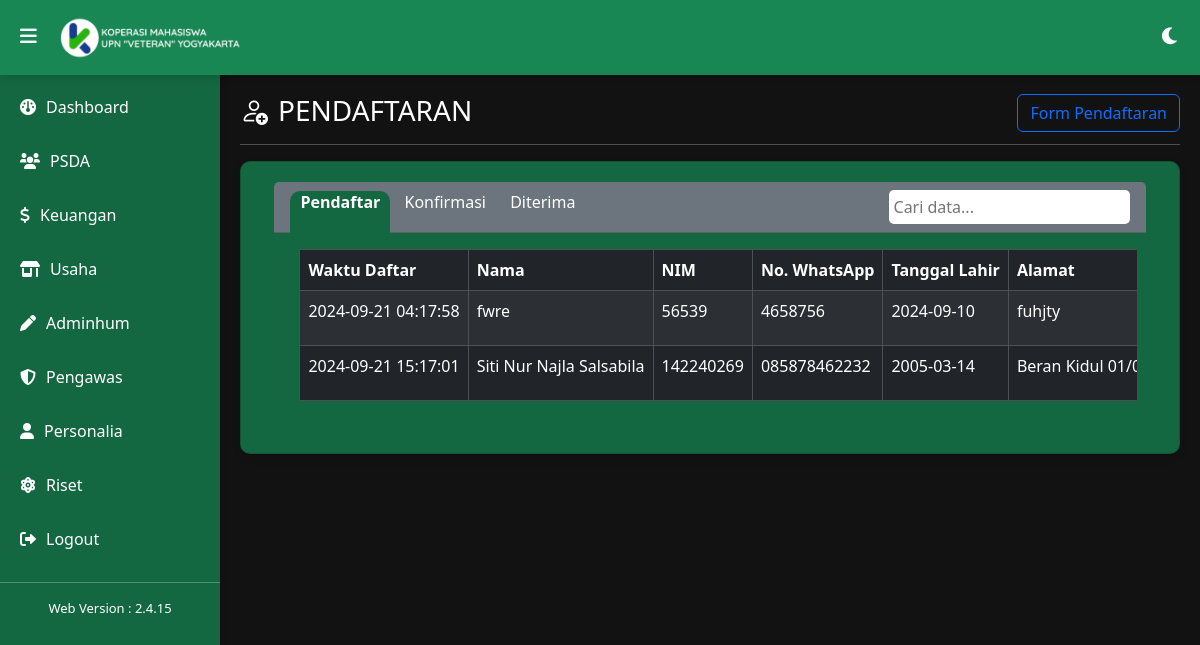
/backend/pages/PSDA/register/pendaftar.php (signed in), run on the app's committed database.
### tables this page shows
CREATE TABLE `pendaftaran` (
  `id` int(11) NOT NULL,
  `waktu` timestamp NOT NULL DEFAULT current_timestamp() ON UPDATE current_timestamp(),
  `nama` varchar(50) NOT NULL,
  `nim` int(11) NOT NULL,
  `no_wa` varchar(15) NOT NULL,
  `ttl` date NOT NULL,
  `alamat` varchar(100) NOT NULL,
  `kelamin` varchar(15) NOT NULL,
  `agama` varchar(20) NOT NULL,
  `fakultas` varchar(8) NOT NULL,
  `jurusan` varchar(30) NOT NULL,
  `email` varchar(50) NOT NULL,
  `metode` varchar(20) NOT NULL,
  `bukti` text NOT NULL
);

### public_html/config/config2.php (called while the page is built, shortened)
<?php
$versi      = "Web Version : 2.4.15";
?><script type="text/javascript">

### public_html/backend/pages/PSDA/register/pendaftar.php (the view, shortened to what this page needs)
    <?php
include '../../../../config/config2.php';
?>
<!DOCTYPE html>
<html lang="en">
<head>
    <link rel="stylesheet" href="https://cdnjs.cloudflare.com/ajax/libs/font-awesome/6.0.0-beta3/css/all.min.css">
    <link href="https://cdn.jsdelivr.net/npm/bootstrap@5.3.3/dist/css/bootstrap.min.css" rel="stylesheet"
>
    <link rel="stylesheet" href="https://cdn.jsdelivr.net/npm/bootstrap-icons@1.11.3/font/bootstrap-icons.min.css">
    <link rel="stylesheet" href="../../../assets/style/style.css">
</head>
<body class="dark-mode">
    <nav class="header navbar fixed-top">
        <a class="navbar-brand" href="#">
            <img src="../../../assets/images/Logo.png" alt="Logo Kopma" height="45" style="padding-left: 40px;">
        </a>
        <div class="theme-switch" onclick="toggleTheme()">
            <i class="fas fa-moon"></i>
        </div>
        <div class="sidebar-toggle" onclick="toggleSidebar()">
            <i class="fas fa-bars"></i>
        </div>
    </nav>
    <div class="sidebar">
        <a href="../../dashboard.php"><i class="fa-solid fa-gauge"></i> Dashboard</a>
        <div class="menu-item" onclick="toggleSubmenu(this)">
            <a href="#"><i class="fa-solid fa-users"></i> PSDA</a>
        </div>
        <div class="menu-item" onclick="toggleSubmenu(this)">
            <a href="#"><i class="fa-solid fa-dollar-sign"></i> Keuangan</a>
        </div>
        <div class="menu-item" onclick="toggleSubmenu(this)">
            <a href="#"><i class="fa-solid fa-shop"></i> Usaha</a>
        </div>
        <div class="menu-item" onclick="toggleSubmenu(this)">
            <a href="#"><i class="fa-solid fa-pen"></i> Adminhum</a>
        </div>
        <div class="menu-item" onclick="toggleSubmenu(this)">
            <a href="#"><i class="fa-solid fa-shield"></i> Pengawas</a>
        </div>
        <div class="menu-item" onclick="toggleSubmenu(this)">
            <a href="#"><i class="fa-solid fa-user"></i> Personalia</a>
        </div>
        <div class="menu-item" onclick="toggleSubmenu(this)">
            <a href="#"><i class="fa-solid fa-atom"></i> Riset</a>
        </div>
        <a href="../../../../config/logout.php"><i class="fas fa-sign-out-alt"></i> Logout</a>
        <hr>
        <p><?php echo $versi ?></p>
    </div>
    <div class="main-content">
        <div class="pt-4">
            <h3><i class="bi bi-person-add" style="margin-right: 10px;"></i>PENDAFTARAN
                <a href="../../../../frontend/pages/Form_Pendaftaran/form.php" target="_blank"><button style="float: right;" class="btn btn-outline-primary t1">Form Pendaftaran</button></a>
            </h3>
            <hr>
            <div class="card mt-3">
                <div class="card-header text-white bg-secondary">
                    <a href="pendaftar.php" class="select1">Pendaftar</a>
                    <a href="konfirmasi.php" class="select2">Konfirmasi</a>
                    <a href="diterima.php" class="select2">Diterima</a>
                    <input type="text" class="input" id="searchInput" placeholder="Cari data..." style="float: right; border:none; border-radius:5px;">
                </div>
                <div class="card-body" style="overflow-y: auto; width:95%;">
                    <table id="dataTable" class="table table-dark table-striped table-hover table-bordered" style="width: max-content;">
                        <thead>
                            <tr>
                                <th scope="col">Waktu Daftar</th>
                                <th scope="col">Nama</th>
                                <th scope="col">NIM</th>
                                <th scope="col">No. WhatsApp</th>
                                <th scope="col">Tanggal Lahir</th>
                                <th scope="col">Alamat</th>
                            </tr>
                        </thead>
                        <tbody>
                            <?php
                            $sql2       = "SELECT * FROM pendaftaran ORDER BY id ASC";
                            $result     = $conn->query($sql2);
                            if ($result->num_rows > 0) :
                                while ($r2 = $result->fetch_assoc()) :
                            ?>
                                    <tr>
                                        <td scope="row"><?php echo htmlspecialchars($r2['waktu']) ?></td>
                                        <td scope="row"><?php echo htmlspecialchars($r2['nama']) ?></td>
                                        <td scope="row"><?php echo htmlspecialchars($r2['nim']) ?></td>
                                        <td scope="row"><?php echo htmlspecialchars($r2['no_wa']) ?></td>
                                        <td scope="row"><?php echo htmlspecialchars($r2['ttl']) ?></td>
                                        <td scope="row"><?php echo htmlspecialchars($r2['alamat']) ?></td>
                                    </tr>
                                <?php endwhile; ?>
                            <?php else : ?>
                                <tr>
                                    <td colspan="3">No results found</td>
                                </tr>
                            <?php endif; ?>
                        </tbody>
                    </table>
                </div>
            </div>
        </div>
    </div>
</body>
</html>

### public_html/backend/assets/style/style.css (style rules this page uses)
body { font-family: 'Segoe UI', Tahoma, Geneva, Verdana, sans-serif; margin: 0; padding: 0; transition: background-color 0.3s, color 0.3s; }
.header { padding: 10px 20px; box-shadow: 0 4px 8px rgba(0, 0, 0, 0.1); z-index: 2; background-color: #1b5e20; }
.sidebar { padding-top: 80px; width: 220px; height: 100vh; position: fixed; top: 0; left: 0; box-shadow: 2px 0 5px rgba(0, 0, 0, 0.1); transition: transform 0.3s; background-color: #2e7d32; text-align: center; z-index: 1; }
.sidebar a { display: flex; align-items: center; padding: 15px 20px; text-decoration: none; color: #ffffff; transition: background-color 0.3s; }
.sidebar p { padding-bottom: 15px; padding-top: 0px; align-items: center; font-size: small; color: #ffffff; transition: background-color 0.3s; }
.sidebar a i { margin-right: 10px; }
.sidebar .menu-item { cursor: pointer; }
.main-content { margin-top: 50px; margin-left: 220px; padding: 20px; transition: margin-left 0.3s; }
.card { padding: 20px; margin-bottom: 20px; border-radius: 10px; box-shadow: 0 4px 8px rgba(0, 0, 0, 0.1); transition: transform 0.3s; background-color: #ffffff; color: #000000; }
.dark-mode { background-color: #121212; color: #ffffff; }
.dark-mode .header { background-color: #198754; }
.dark-mode .sidebar { background-color: #146841; }
.dark-mode .sidebar a { color: #ffffff; }
.dark-mode .card { background-color: #146841; color: #ffffff; }
.theme-switch, .sidebar-toggle { position: absolute; top: 22px; cursor: pointer; font-size: 1.2em; }
.theme-switch { right: 20px; }
.sidebar-toggle { left: 20px; }
.card { align-items: center; }
.card-header { width: 97%; }
.select1 { border-top-left-radius: 10px; border-top-right-radius: 10px; padding-left: 10px; padding-right: 10px; padding-bottom: 100px; background-color: white; text-decoration: none; font-size: medium; font-weight: bold; color: rgb(48, 48, 48); }
.select2 { text-decoration: none; padding-left: 10px; padding-right: 10px; font-size: medium; color: white; }
.dark-mode .select1 { border-top-left-radius: 10px; border-top-right-radius: 10px; padding-left: 10px; padding-right: 10px; padding-bottom: 100px; background-color: #146841; text-decoration: none; font-size: medium; font-weight: bold; color: white; }
.dark-mode .select2 { text-decoration: none; padding-left: 10px; padding-right: 10px; font-size: medium; color: white; }
.input { padding: 5px; border-radius: 5px; border: 1px solid #0d6efd; }
.table { width: 100%; }

### data on the page
pendaftaran: waktu "2024-09-21 04:17:58", nama "fwre", nim "56539", no_wa "4658756", ttl "2024-09-10", alamat "fuhjty"
pendaftaran: waktu "2024-09-21 15:17:01", nama "Siti Nur Najla Salsabila", nim "142240269", no_wa "085878462232", ttl "2005-03-14", alamat "Beran Kidul…"

### other printed values
$versi "Web Version : 2.4.15"
